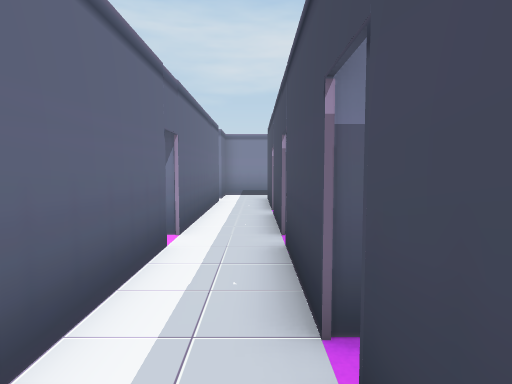
view 1 (above)

16 first-person views from a walk through a scene from a Unity 3-D project. The camera is 1.3 m above the floor, tilts 4° down and sees 75° across. Doors are open. The floor is counted in squares, 1 m on a side. Each view is taken from the middle of a square. On the plan, view 1 faces up. The plan holds only what a view shows up to about 14 squares ahead; the rest is blank. The player is left out. Some surface patterns are stand-ins.

view 2
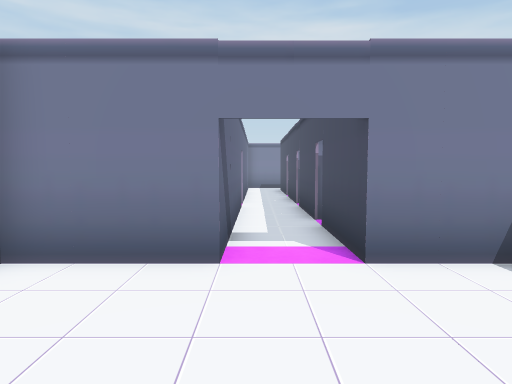

view 3
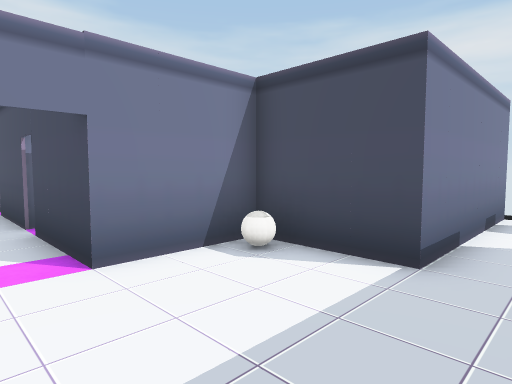

view 4
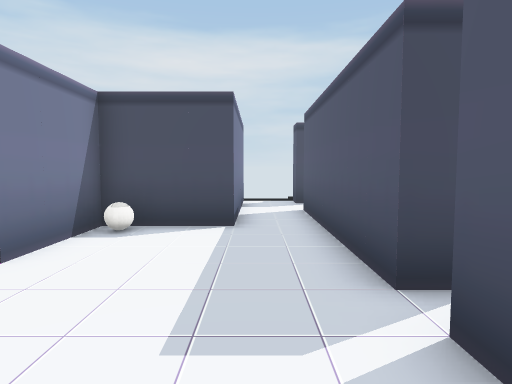

view 5
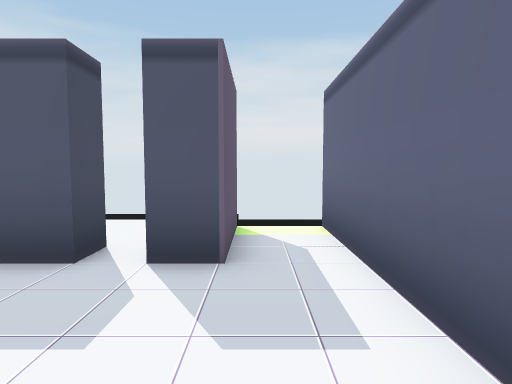

view 6
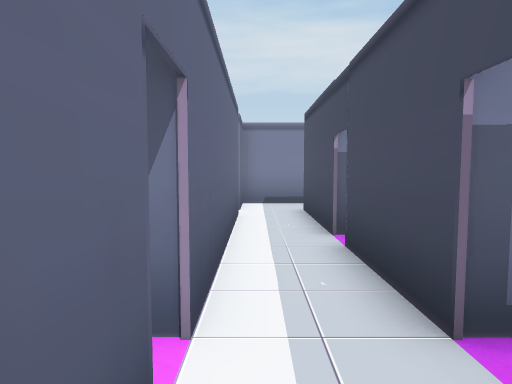

view 7
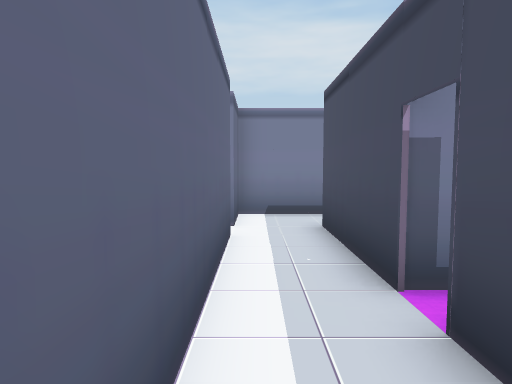

view 8
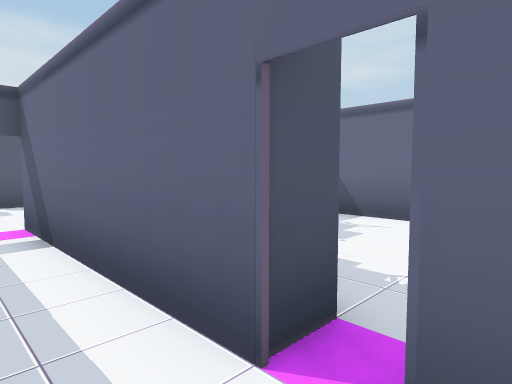

view 9
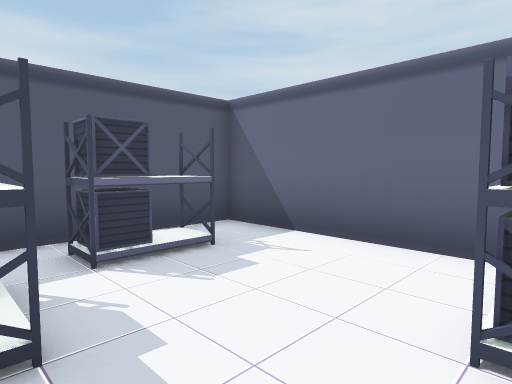

view 10
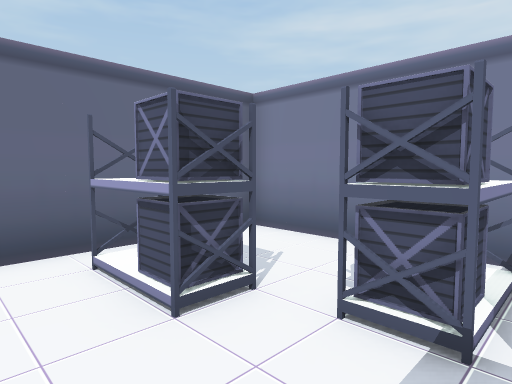

view 11
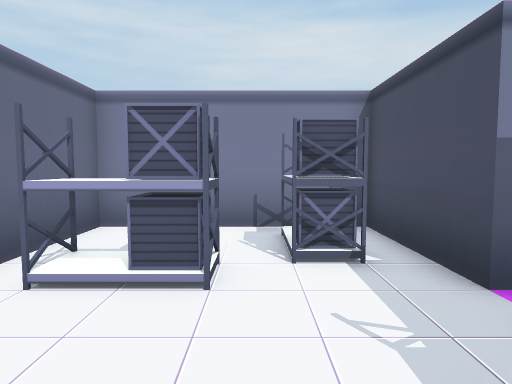

view 12
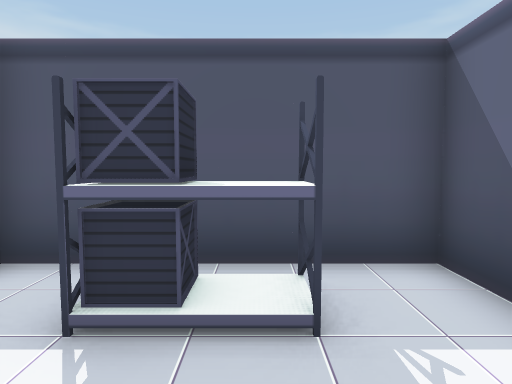

view 13
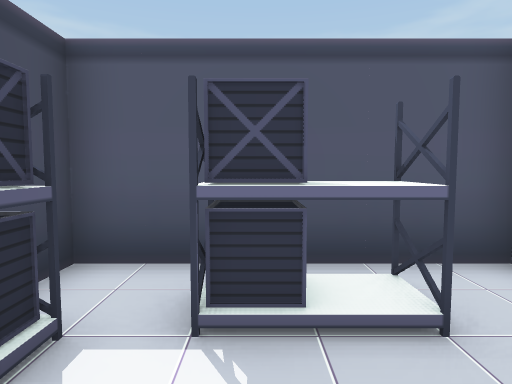

view 14
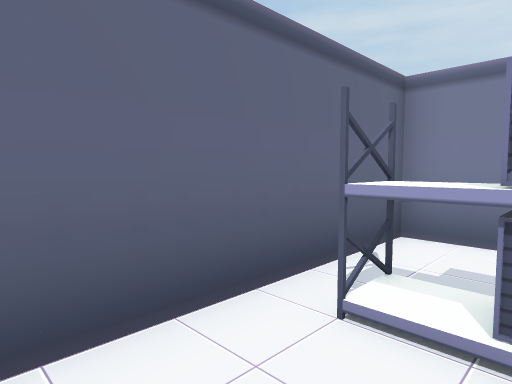

view 15
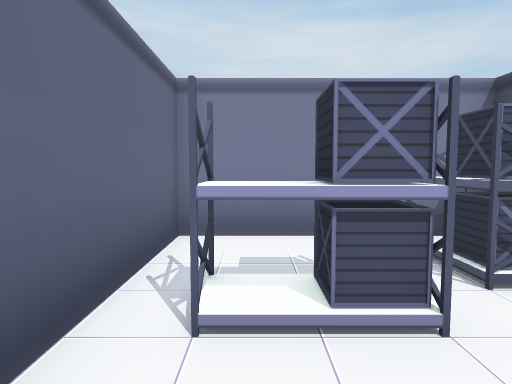

view 16
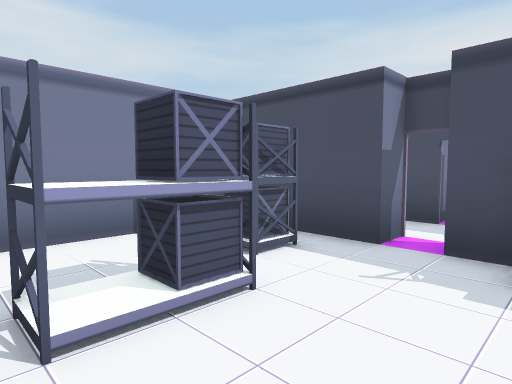

### Floor plan
Points are (right, up) in squares from view 1. A wall is a line through its corners. A room is listed if a view was taken in it or the views show most of it. See-through windows are left out.
Room 1 (views 1, 2, 3, 4, 5)
walls: (-0.5, -6.5) (6.5, -6.5); (-4.5, -3.9) (-4.5, -8); (-2.5, -6.5) (-1.5, -6.5); (-1.5, 1.5) (-1.5, -1.5) (-4.5, -1.5); (6.5, -4.5) (3.5, -4.5) (3.5, -1.5) (0.5, -1.5) (0.5, 1.5)
ways out: opening at (-1, 2) to room 2; opening at (6, -5); gap at (-1, -7)
Room 2 (view 6)
walls: (-1.5, 6) (-1.5, 1.5); (0.5, 1.5) (0.5, 6)
ways out: opening at (-1, 2) to room 1; open door at (-0.5, 6) to room 3; open door at (0.5, 2)
Room 3 (views 7, 8)
walls: (-1.5, 9.5) (-1.5, 6); (0.5, 6) (0.5, 9.5)
ways out: open door at (-0.5, 6) to room 2; opening at (-1, 10) to room 5
Room 4 (views 9, 10, 11, 12, 13, 14, 15, 16)
walls: (-2.5, 6.5) (-2.5, 10.4) (-8.5, 10.4) (-8.5, 0.5) (-2.5, 0.5) (-2.5, 1.9); (-2.5, 4.6) (-2.5, 5.5)
objects: other object (-7, 7) to (-6, 7); other object (-6, 2) to (-5, 2); other object (-4, 8) to (-4, 9); other object (-3, 3) to (-3, 4)
Room 5 (no view inside)
walls: (-1.5, 13.5) (-1.5, 9.5); (0.5, 9.5) (0.5, 14.5); (1, 16.5) (-1.5, 16.5) (-1.5, 14.5)
ways out: opening at (-1, 10) to room 3; opening at (-1, 14); opening at (1, 15.5); open door at (0.5, 10)

Positions as (right, up) in squares from view 1, and headings:
1: (0, 0), facing up
2: (-1, -6), facing up
3: (-1, -6), facing up-right
4: (-4, -5), facing right
5: (-3, -2), facing down
6: (-1, 4), facing up
7: (-1, 7), facing up
8: (0, 7), facing down-left
9: (-3, 7), facing down-left
10: (-3, 5), facing up-left
11: (-5, 3), facing up
12: (-6, 5), facing down
13: (-5, 5), facing down
14: (-6, 4), facing up-left
15: (-7, 4), facing up
16: (-8, 4), facing up-right
